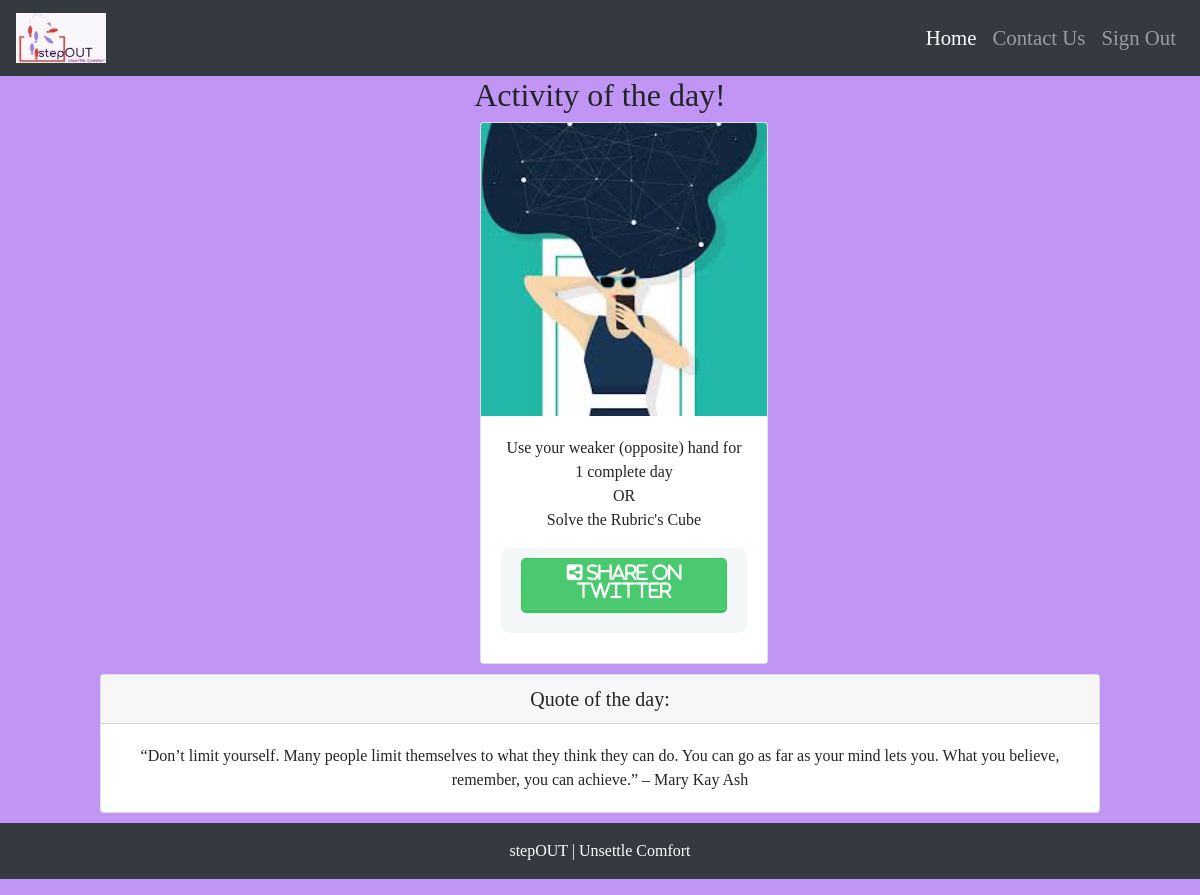
The page /userActivity.php on the database its author committed.
### tables this page shows
CREATE TABLE `useractivity` (
  `S.No.` int(5) NOT NULL,
  `activity` varchar(512) NOT NULL,
  `tag` varchar(255) NOT NULL
);

CREATE TABLE `quotes` (
  `S.No.` int(100) NOT NULL,
  `quote` varchar(500) NOT NULL
);

### userActivity.php (the view, shortened to what this page needs)
<!DOCTYPE html>
<html lang="en">
<head>
  <link rel="stylesheet" href="https://maxcdn.bootstrapcdn.com/bootstrap/4.5.2/css/bootstrap.min.css">
  <link rel="stylesheet" href="css\style.css">
</head>
<body style="background-color:#C195F3;">
<nav class="navbar navbar-expand-lg navbar-dark bg-dark">
<a class="navbar-brand" href="index.php"><img src="images\logo.jpeg" alt="logo"></a>
  <div class="collapse navbar-collapse" id="navbarSupportedContent">
    <ul class="navbar-nav ml-auto" style="font-size: 1.3em;">
      <li class="nav-item active">
        <a class="nav-link" href="index.php">Home <span class="sr-only">(current)</span></a>
      </li>
      <li class="nav-item">
        <a class="nav-link" href="contact.php">Contact Us</a>
      </li>
      <li class="nav-item">
        <a class="nav-link" href="index.php">Sign Out</a>
      </li>
    </ul>
  </div>
</nav>
<h2 style="text-align:center;">Activity of the day!</h2>
<div class="card" style="width: 18rem; margin-left:40%; ">
  <img class="card-img-top" src="images\test6.jpg" alt="Card image cap">
  <div class="card-body">
    <p class="card-text" style="text-align:center;">
    <?php
  $conn = mysqli_connect('localhost', 'root', '', 'iws');
  $query = "SELECT activity FROM `useractivity` WHERE tag = 'Y' ORDER BY RAND() LIMIT 2";
  $result = mysqli_query($conn, $query);
  $count=1;
  while($row = mysqli_fetch_array($result)) {
    echo "".$row["activity"]." "."<br>";
    if($count == 1)
      echo "OR"."<br>";
    $count++;
  }
?>
    </p>
    <form method="get" action="https://ctt.ac/88IF5" class="tweet">
    <button type="tweet" style="padding: 5px 0 5px 0;"><i class="fa fa-share-alt-square"> Share on Twitter</i></button>
</form>
  </div>
</div>
<div class="card" style="
    margin-left: 100px;
    margin-right: 100px;
    margin-top: 10px;
    margin-bottom: 10px;">
  <h5 class="card-header" style="text-align:center;">Quote of the day:</h5>
  <div class="card-body">
    <p class="card-text" style="text-align:center;">
    <?php
$conn = mysqli_connect('localhost', 'root', '', 'iws');
$query = "SELECT quote FROM `quotes` ORDER BY RAND() LIMIT 1";
$result = mysqli_query($conn, $query);
while($row = mysqli_fetch_array($result)) {
  echo "".$row["quote"]." "."<br>";
}
?>
    </p>
  </div>
</div>
<footer> <p class="p-3 text-center bg-dark text-white">stepOUT | Unsettle Comfort</p></footer>
</body>
</html>

### css/style.css (style rules this page uses)
* { margin: 0; padding: 0; box-sizing: border-box; font-family: 'Playfair Display', serif; }
form { max-width: 300px; margin: 10px auto; padding: 10px 20px; background: #f4f7f8; border-radius: 8px; }
button { padding: 19px 39px 18px 39px; color: #FFF; background-color: #4bc970; font-size: 18px; text-align: center; font-style: normal; border-radius: 5px; width: 100%; border: 1px solid #3ac162; border-width: 1px 1px 3px; box-shadow: 0 -1px 0 rgba(255,255,255,0.1) inset; margin-bottom: 10px; }
@media screen and (min-width: 480px) { form { max-width: 480px; } }

### rows shown on the page
useractivity: activity "Use your weaker (opposite) hand for 1 complete day", shows "OR"
useractivity: activity "Solve the Rubric's Cube"
quotes: quote "“Don’t limit yourself. Many people limit themselves to what they think they can do. You can go as far as your mind lets you. What you believe, remember, you can achieve.” – Mary Kay Ash"
